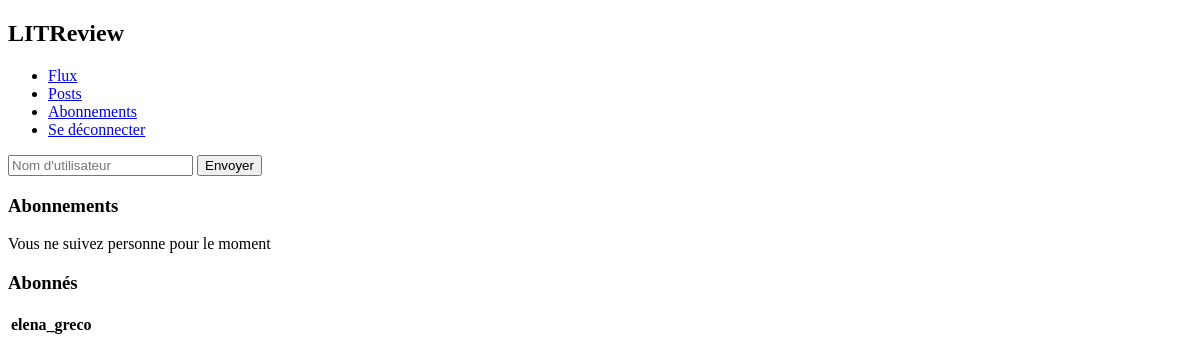
The app's page /abonnements/ (signed in), older data.
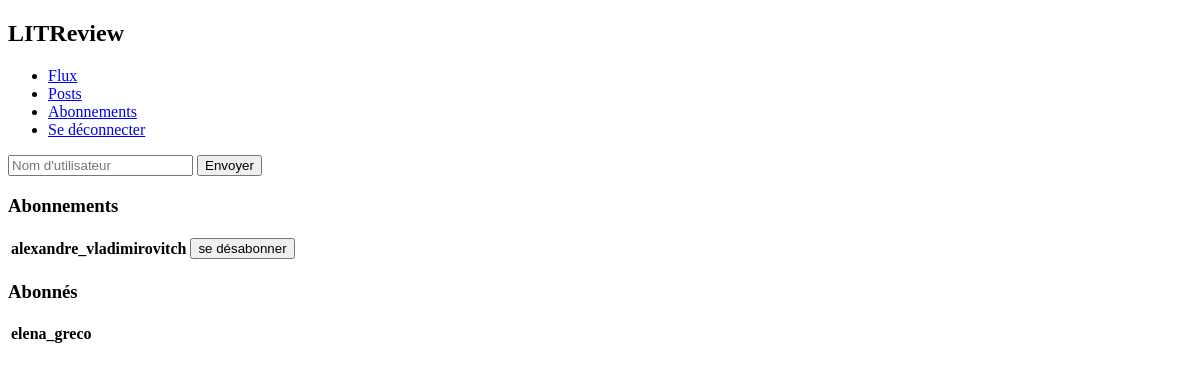
The same page, newer data.
### feed/models.py (models this page shows)
class UserFollow(models.Model):
    user = models.ForeignKey(
        to=settings.AUTH_USER_MODEL, on_delete=models.CASCADE, related_name='following')
    followed_user = models.ForeignKey(
        to=settings.AUTH_USER_MODEL, on_delete=models.CASCADE, related_name='followed_by')
    class Meta:
        unique_together = ('user', 'followed_user', )

### subscriptions/views.py (the view)
# urls.py: path('abonnements/', include('subscriptions.urls'))
@login_required
def subscriptions(request):
	search(request)
	followers = UserFollow.objects.filter(user=request.user)
	followings = UserFollow.objects.filter(followed_user=request.user)
	return render(request, 'subscriptions/subscriptions.html', {'followers': followers, 'followings':followings})

### subscriptions/views.py (called while the page is built)
def search(request):
	if request.method == 'POST':
		query = request.POST.get('search')
		requested_users = User.objects.filter(username__icontains=query)
		return render(request, 'subscriptions/result.html', {'requested_users': requested_users})

### templates/subscriptions/subscriptions.html (shortened to what this page needs)
{% extends '../navigation.html' %}
{% block subscriptions %}
<div class="search-container">
    <form action="{% url 'search' %}" method=POST>
      <input type="text" placeholder="Nom d'utilisateur" name="search">
      <button type="submit">Envoyer</button>
    </form>
</div>
<h3>Abonnements</h3>
	{% if followings.exists %}
		<table class="user-follows" id="following">
	 	{% for following in followings %}
			<tr>
	 			<th>{{ following.user }}</th>
				<th><button>se désabonner</button></th>
			</tr>
	 	{% endfor %}
	 	</table>
	{% else %}
	 	<p>Vous ne suivez personne pour le moment</p>
	{% endif %}
<h3>Abonnés</h3>
	{% if followers.exists %}
		<table class="user-follows" id="follower">
		{% for follower in followers %}
			<tr>
				<th>{{ follower.followed_user }}</th>
			</tr>
 		{% endfor %}
 		</table>
 	{% else %}
 		<p>Vous n'avez pas encore d'abonnés</p>
 	{% endif %}
{% endblock %}

Row changes from the older to the newer data that the page shows:
added UserFollow: user "alexandre_vladimirovitch", shown under "Abonnements"
Text that changed along with them:
text no longer shown: "Vous ne suivez personne pour le moment"
